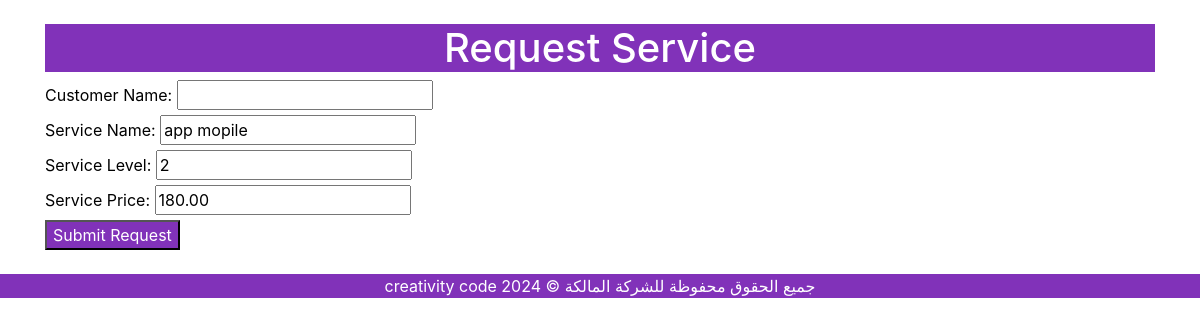
The page /home/services/request/2/ on the database its author committed.
### services/models.py (models this page shows)
class Service(models.Model):
    SERVICE_CHOICES = [
        ('web_development', 'Web Development'),
        ('mobile_app', 'Mobile Apps'),
        ('desktop_app', 'Desktop Apps'),
        ('ai_model', 'AI Model Programming'),
        ('data_analysis', 'Data Analysis'),
        ('scripts', 'Scripts'),
        ('web_scraping', 'Web Scraping and Data Collection'),
        ('subscription', 'Subscription System with Company'),
    ]
    level = models.PositiveIntegerField()
    name = models.CharField(max_length=100)
    category = models.CharField(max_length=50, choices=SERVICE_CHOICES)
    price = models.DecimalField(max_digits=10, decimal_places=2)

### services/views.py (the view, shortened to what this page needs)
# urls.py: path('request/<int:service_id>/', request_service, name='request_service'),
def request_service(request, service_id):
    service = get_object_or_404(Service, id=service_id)
    return render(request, 'services/request_service.html', {'service': service})

### services/templates/services/request_service.html (shortened to what this page needs)
<!DOCTYPE html>
<html lang="en">
<head>
    <link href="https://stackpath.bootstrapcdn.com/bootstrap/4.5.2/css/bootstrap.min.css" rel="stylesheet">
<body>
    <div class="container mt-4">
        <h1 class="text-center" style="background-color: #8132b9; color: #fff;" >Request Service</h1>
    <form method="post">
        <div>
            <label for="customer_name">Customer Name:</label>
            <input type="text" id="customer_name" name="customer_name" required>
        </div>
        <div>
            <label for="service_name">Service Name:</label>
            <input type="text" id="service_name" name="service_name" value="{{ service.name }}" readonly>
        </div>
        <div>
            <label for="service_level">Service Level:</label>
            <input type="text" id="service_level" name="service_level" value="{{ service.level }}" readonly>
        </div>
        <div>
            <label for="service_price">Service Price:</label>
            <input type="text" id="service_price" name="service_price" value="{{ service.price }}" readonly>
        </div>
        <button type="submit" style="color: #fff;background-color: #8132b9; ">Submit Request</button>
    </form>
</div>
<footer class="text-center mt-4" style="color: #fff;background-color: #8132b9;">
    <p>creativity code جميع الحقوق محفوظة للشركة المالكة &copy; 2024</p>
</footer>
</body>

### services/templates/services/request_service.html (style rules this page uses)
body { background-color: white; color: black; }

### rows shown on the page
Service: service_name "app mopile", service_level "2", service_price "180.00"
